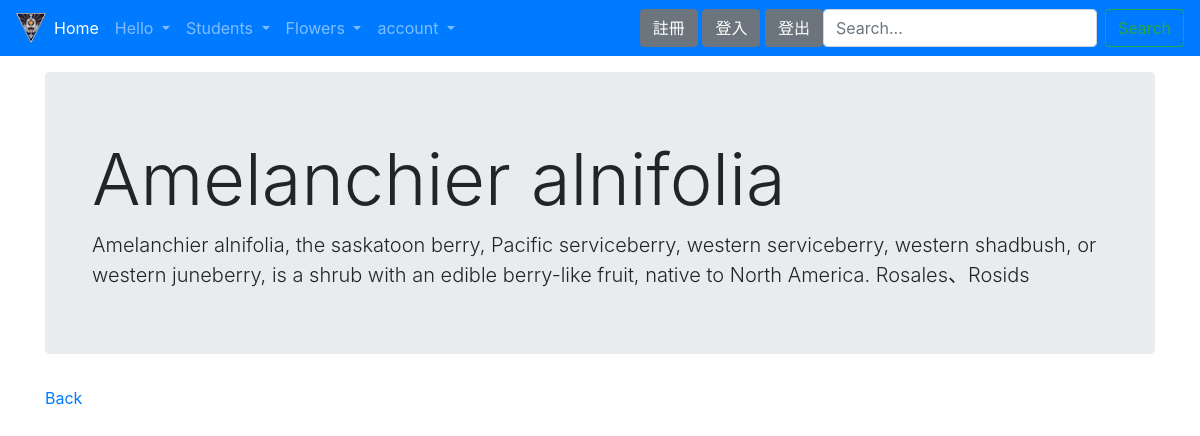
The page /flower/amelanchier-alnifolia/ on the database its author committed.
### flower/models.py (models this page shows, shortened)
class Flower(models.Model):
	title = models.CharField(max_length=255, default="")
	description = models.TextField(default="")
	slug = models.SlugField(blank=True, default="")
	category = models.ForeignKey(Category, null=True, on_delete=models.PROTECT)
	tags = models.ManyToManyField(Tag)
	image = models.ImageField(default="", blank=True, upload_to="images")

### flower/views.py (the view)
# urls.py: path('flower/<slug:slug>/', fviews.detail, name='detail'),
def detail(request, slug=None):
	flower = get_object_or_404(Flower, slug=slug)
	return render(request, 'flower/detail.html', locals())

### templates/flower/detail.html (shortened to what this page needs)
{% extends "base.html" %}
{% block content %}
<br>
<br>
<br>
 <div class="jumbotron">
 <div class="container">
 <h1 class="display-3">{{ flower.title }}</h1>
 <div class="lead">{{ flower.description }}</div>
 </div>
 </div>
 <a href="/flower/">Back</a>
{% endblock %}

### static/css/style.css (style rules this page uses)
html, body { height: 100%; }
body { height: 100%; font-family: Arial, Helvetica, sans-serif; font-size: 13px; margin: 0; padding: 0; background:#eaeaea }
h1, h2, h3, h4, h5 { padding: 0; margin: 0; }

### rows shown on the page
Flower: title "Amelanchier alnifolia", description "Amelanchier alnifolia, the saskatoon berry, Pacific serviceberry, western serviceberry, western shadbush, or western juneberry, is a shrub with an edible berry-like fruit, native to North America. Rosales、Rosids"
